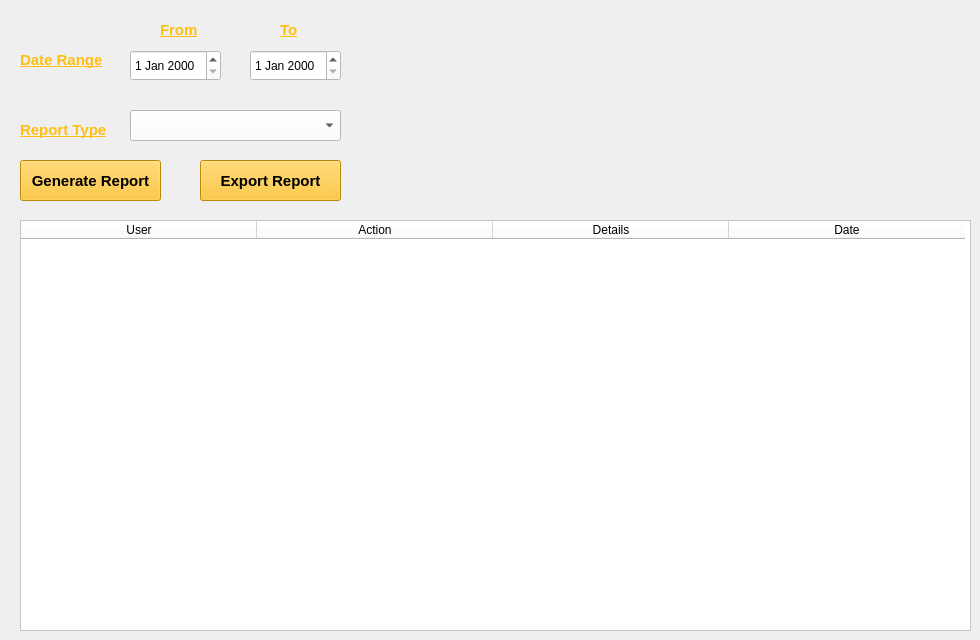
    <widget class="QWidget" name="tab_5">
     <attribute name="title">
      <string>Reporting</string>
     </attribute>
     <widget class="QDateEdit" name="dateEdit">
      <property name="geometry">
       <rect>
        <x>130</x>
        <y>50</y>
        <width>91</width>
        <height>31</height>
       </rect>
      </property>
      <property name="styleSheet">
       <string notr="true">background-color: rgb(255, 255, 255);</string>
      </property>
     </widget>
     <widget class="QDateEdit" name="dateEdit_2">
      <property name="geometry">
       <rect>
        <x>250</x>
        <y>50</y>
        <width>91</width>
        <height>31</height>
       </rect>
      </property>
      <property name="styleSheet">
       <string notr="true">background-color: rgb(255, 255, 255);</string>
      </property>
     </widget>
     <widget class="QLabel" name="label_17">
      <property name="geometry">
       <rect>
        <x>20</x>
        <y>50</y>
        <width>101</width>
        <height>20</height>
       </rect>
      </property>
      <property name="font">
       <font>
        <pointsize>11</pointsize>
        <weight>75</weight>
        <bold>true</bold>
        <underline>true</underline>
       </font>
      </property>
      <property name="styleSheet">
       <string notr="true">color: rgb(255, 191, 16);</string>
      </property>
      <property name="text">
       <string>Date Range</string>
      </property>
     </widget>
     <widget class="QLabel" name="label_18">
      <property name="geometry">
       <rect>
        <x>160</x>
        <y>20</y>
        <width>41</width>
        <height>20</height>
       </rect>
      </property>
      <property name="font">
       <font>
        <pointsize>11</pointsize>
        <weight>75</weight>
        <bold>true</bold>
        <underline>true</underline>
       </font>
      </property>
      <property name="styleSheet">
       <string notr="true">color: rgb(255, 191, 16);</string>
      </property>
      <property name="text">
       <string>From</string>
      </property>
     </widget>
     <widget class="QLabel" name="label_19">
      <property name="geometry">
       <rect>
        <x>280</x>
        <y>20</y>
        <width>41</width>
        <height>20</height>
       </rect>
      </property>
      <property name="font">
       <font>
        <pointsize>11</pointsize>
        <weight>75</weight>
        <bold>true</bold>
        <underline>true</underline>
       </font>
      </property>
      <property name="styleSheet">
       <string notr="true">color: rgb(255, 191, 16);</string>
      </property>
      <property name="text">
       <string>To</string>
      </property>
     </widget>
     <widget class="QLabel" name="label_20">
      <property name="geometry">
       <rect>
        <x>20</x>
        <y>120</y>
        <width>101</width>
        <height>20</height>
       </rect>
      </property>
      <property name="font">
       <font>
        <pointsize>11</pointsize>
        <weight>75</weight>
        <bold>true</bold>
        <underline>true</underline>
       </font>
      </property>
      <property name="styleSheet">
       <string notr="true">color: rgb(255, 191, 16);</string>
      </property>
      <property name="text">
       <string>Report Type</string>
      </property>
     </widget>
     <widget class="QComboBox" name="comboBox">
      <property name="geometry">
       <rect>
        <x>130</x>
        <y>110</y>
        <width>211</width>
        <height>31</height>
       </rect>
      </property>
      <property name="styleSheet">
       <string notr="true">background-color: rgb(255, 255, 255);</string>
      </property>
     </widget>
     <widget class="QPushButton" name="b6_2">
      <property name="geometry">
       <rect>
        <x>20</x>
        <y>160</y>
        <width>141</width>
        <height>41</height>
       </rect>
      </property>
      <property name="font">
       <font>
        <pointsize>11</pointsize>
        <weight>75</weight>
        <bold>true</bold>
       </font>
      </property>
      <property name="styleSheet">
       <string notr="true">background-color: rgb(255, 191, 16);</string>
      </property>
      <property name="text">
       <string>Generate Report</string>
      </property>
     </widget>
     <widget class="QPushButton" name="b6_3">
      <property name="geometry">
       <rect>
        <x>200</x>
        <y>160</y>
        <width>141</width>
        <height>41</height>
       </rect>
      </property>
      <property name="font">
       <font>
        <pointsize>11</pointsize>
        <weight>75</weight>
        <bold>true</bold>
       </font>
      </property>
      <property name="styleSheet">
       <string notr="true">background-color: rgb(255, 191, 16);</string>
      </property>
      <property name="text">
       <string>Export Report</string>
      </property>
     </widget>
     <widget class="QTableWidget" name="tableWidget">
      <property name="geometry">
       <rect>
        <x>20</x>
        <y>220</y>
        <width>951</width>
        <height>411</height>
       </rect>
      </property>
      <property name="styleSheet">
       <string notr="true">background-color: rgb(255, 255, 255);</string>
      </property>
      <attribute name="horizontalHeaderDefaultSectionSize">
       <number>236</number>
      </attribute>
      <column>
       <property name="text">
        <string>User</string>
       </property>
      </column>
      <column>
       <property name="text">
        <string>Action</string>
       </property>
      </column>
      <column>
       <property name="text">
        <string>Details</string>
       </property>
      </column>
      <column>
       <property name="text">
        <string>Date</string>
       </property>
      </column>
     </widget>
    </widget>
